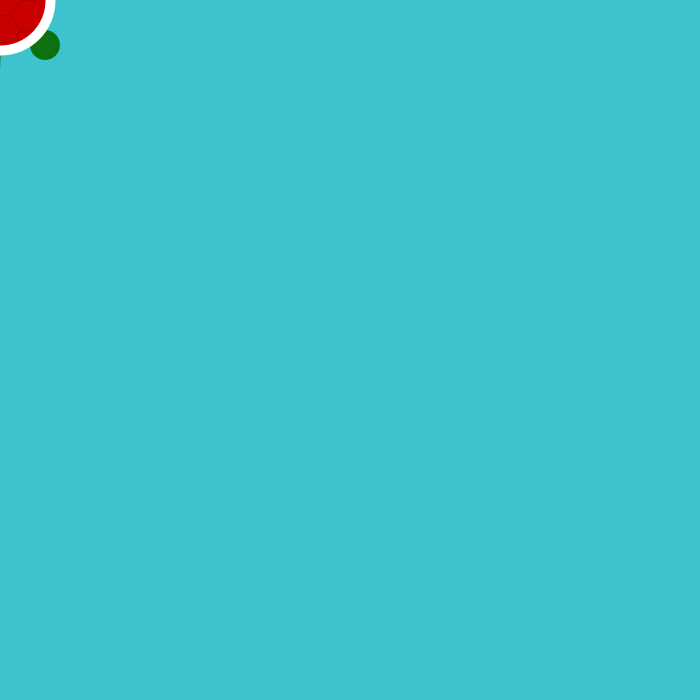
Frame 1 (no input)
Frame 60 (the mouse pressed at the canvas centre just before this capture): identical to frame 1, image omitted
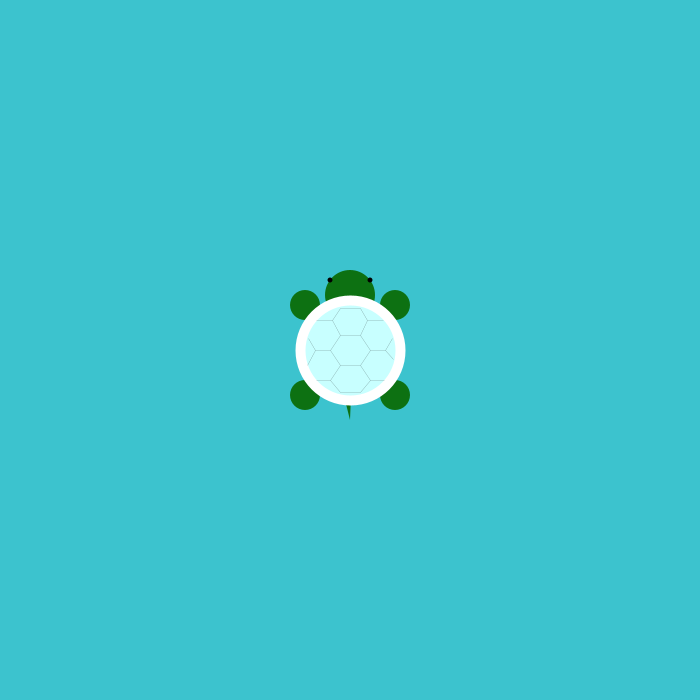
Frame 120 (the mouse held since frame 60 and released just before this capture)

The Processing sketch that drew these frames (run headless with seeded random() and noise(); from frame 60 on, the mouse is pressed at the canvas centre):

// Processing sketch: processing_143611
// ── processing_143611.pde

//Tortuga que es mou segons posició del cursor
//la carcassa canvia de color segons les posicions del mouse (X i Y)

int posX;

void setup(){
  size(700,700);
  background(60,195,206);
  noCursor();
  posX=0;
}


void draw(){
  background(60,195,206);
  noStroke();

  //mans//
  fill(13,113,18);
  ellipse(mouseX-45,mouseY-45,30,30);
  ellipse(mouseX-45,mouseY+45,30,30);
  ellipse(mouseX+45,mouseY-45,30,30);
  ellipse(mouseX+45,mouseY+45,30,30);
  ellipse(mouseX,mouseY-55,50,50);
  triangle(mouseX,mouseY+70,mouseX-5,mouseY+50,mouseX+5,mouseY-50);
  
  //ulls//
  fill(0);
  ellipse(mouseX-20,mouseY-70,5,5);
  ellipse(mouseX+20,mouseY-70,5,5);
  
  //carcassa//
  stroke(255);
  strokeWeight(10);
  fill(200,mouseY,mouseX);
  ellipse(mouseX,mouseY,100,100);
  
  // --línies carcassa
  strokeWeight(0.1);
  stroke(0);
  line(mouseX-10,mouseY-15,mouseX+10,mouseY-15);
  line(mouseX-10,mouseY-15,mouseX-20,mouseY);
  line(mouseX-20,mouseY,mouseX-10,mouseY+15);
  line(mouseX-10,mouseY+15,mouseX+10,mouseY+15);
  line(mouseX+10,mouseY+15,mouseX+20,mouseY);
  line(mouseX+20,mouseY,mouseX+10,mouseY-15);
  line(mouseX+10,mouseY-15,mouseX+17,mouseY-30);
  line(mouseX+17,mouseY-30,mouseX+33,mouseY-30);
  line(mouseX+20,mouseY,mouseX+35,mouseY);
  line(mouseX+35,mouseY,mouseX+42,mouseY-12);
  line(mouseX+10,mouseY+15,mouseX+20,mouseY+30);
  line(mouseX+20,mouseY+30,mouseX+10,mouseY+42);
  line(mouseX-10,mouseY+15,mouseX-20,mouseY+30);
  line(mouseX-20,mouseY+30,mouseX-10,mouseY+42);
  line(mouseX-10,mouseY+42,mouseX+10,mouseY+42);
  line(mouseX-10,mouseY-42,mouseX+10,mouseY-42);
  line(mouseX+10,mouseY-42,mouseX+17,mouseY-30);
  line(mouseX-10,mouseY-42,mouseX-18,mouseY-30);
  line(mouseX-18,mouseY-30,mouseX-10,mouseY-15);
  line(mouseX-18,mouseY-30,mouseX-34,mouseY-30);
  line(mouseX-20,mouseY,mouseX-35,mouseY);
  line(mouseX-35,mouseY,mouseX-42,mouseY-12);
  line(mouseX-43,mouseY+15,mouseX-35,mouseY);
  line(mouseX-20,mouseY+30,mouseX-34,mouseY+30);
  line(mouseX+20,mouseY+30,mouseX+34,mouseY+30);
  line(mouseX+35,mouseY,mouseX+43,mouseY+9);

  
}
